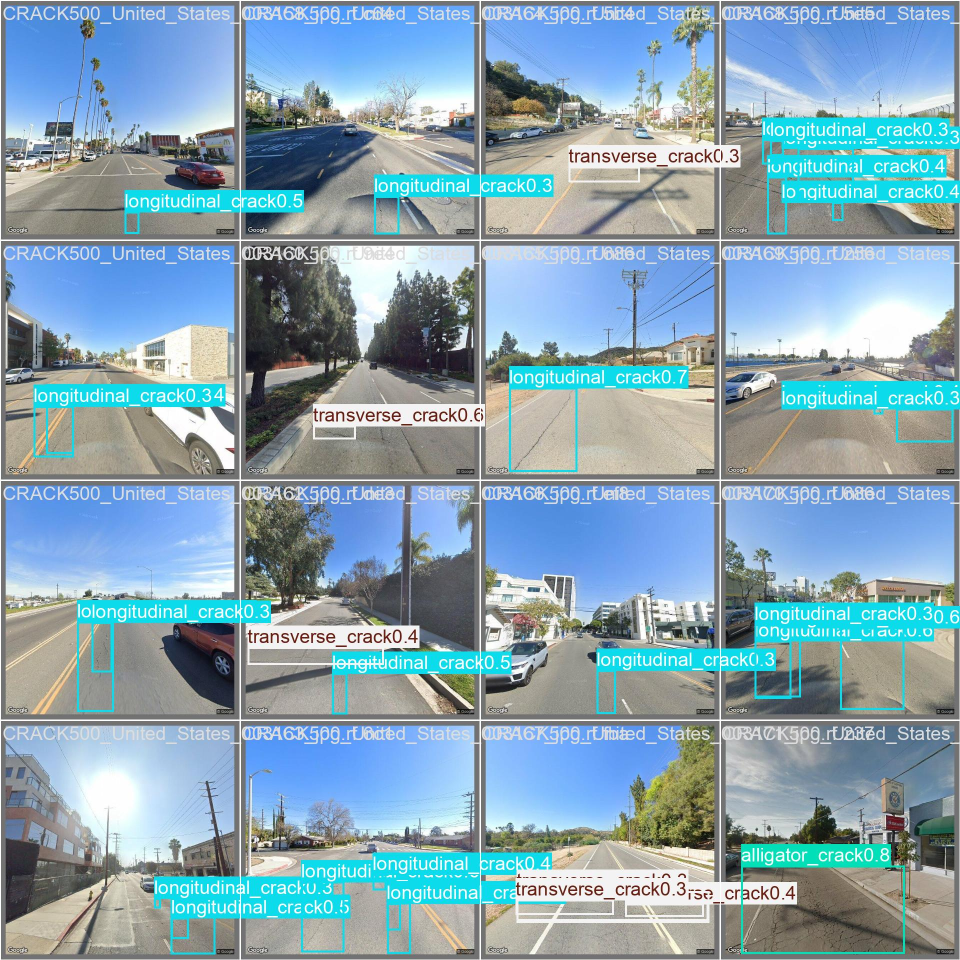
#> input picture comparison_models/Yolov8/summary/images/val_batch0_pred.jpg, 1920 x 1920 px (shown at 1/2 size)
$ python -i augmentations.py   (imports and definitions only)   (older library calls are emulated)
#> lines starting #> are read from the running program, lines starting #| are printed output that depends on the picture
import cv2
import numpy as np
import random

# [162 lines left out: functions apply_perspective_warp, apply_target_crop, apply_motion_blur, is_image_blurred, apply_night_effect, apply_lens_flare, not called in this run]

def apply_random_degradation(image):
    """Evaluates frame brightness. Skip night effects if already dark."""
    # Compute average grayscale pixel value
    gray = cv2.cvtColor(image, cv2.COLOR_BGR2GRAY)
    avg_brightness = np.mean(gray)

    effects = ["night", "blur", "flare", "clean"]
    weights = [0.40, 0.20, 0.20, 0.20]

    chosen_effect = random.choices(effects, weights=weights, k=1)[0]

    # Gatekeeper check: If image is already dark (mean value < 85), route away from night
    if chosen_effect == "night" and avg_brightness < 85:
        chosen_effect = random.choice(["flare", "clean"])

    if chosen_effect == "night":
        return apply_night_effect(image), "Night Shift"
    elif chosen_effect == "blur":
        if is_image_blurred(image):
            return image, "Clean Baseline"
        return apply_motion_blur(image), "Motion Blur"
    elif chosen_effect == "flare":
        return apply_lens_flare(image), "Lens Flare"
    else:
        return image, "Clean Baseline"

>>> import cv2
>>> picture = cv2.imread('../../comparison_models/Yolov8/summary/images/val_batch0_pred.jpg')
#> picture is the input picture: shape (1920, 1920, 3); mean B, G, R 178.8, 164, 135.3
>>> result = apply_random_degradation(picture)
#> in apply_random_degradation, `gray = cv2.cvtColor(image, cv2.COLOR_BGR2GRAY)`:
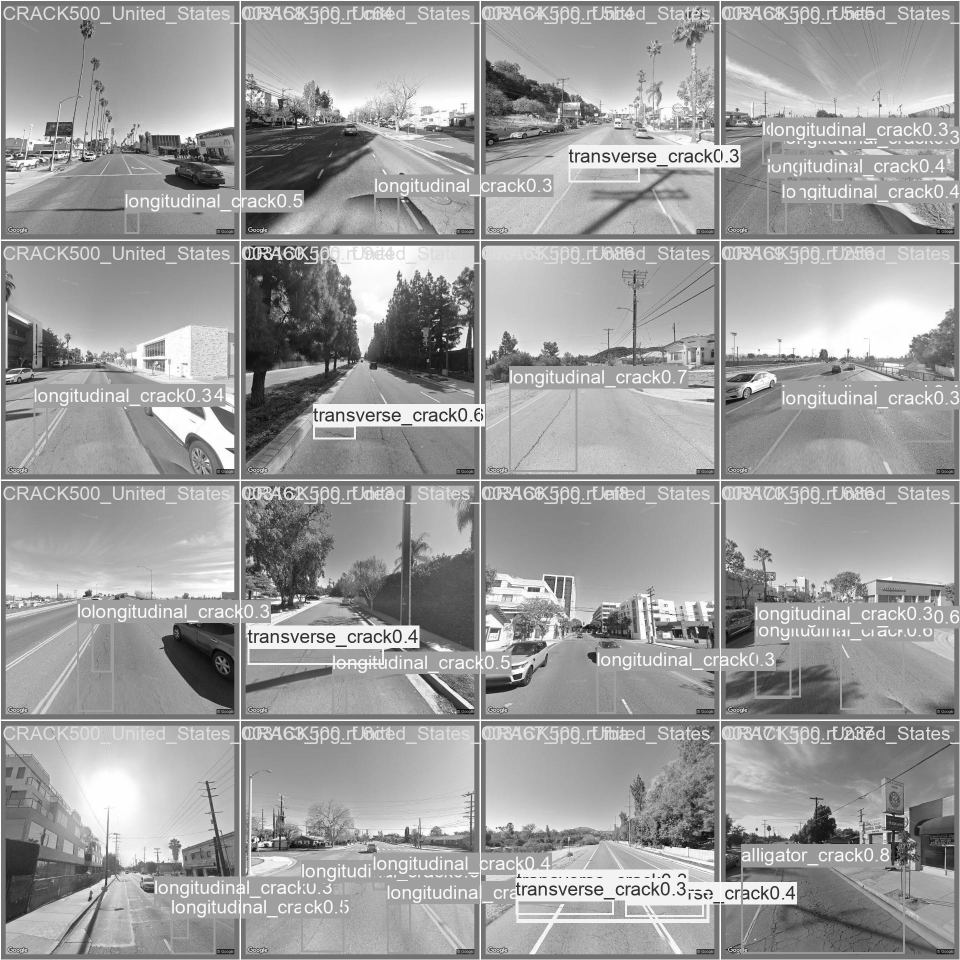
#> gray: shape (1920, 1920) (shown at 1/2 size); min 0, max 255, mean 157.1
#> in apply_random_degradation, `avg_brightness = np.mean(gray)`: avg_brightness = 157.1
